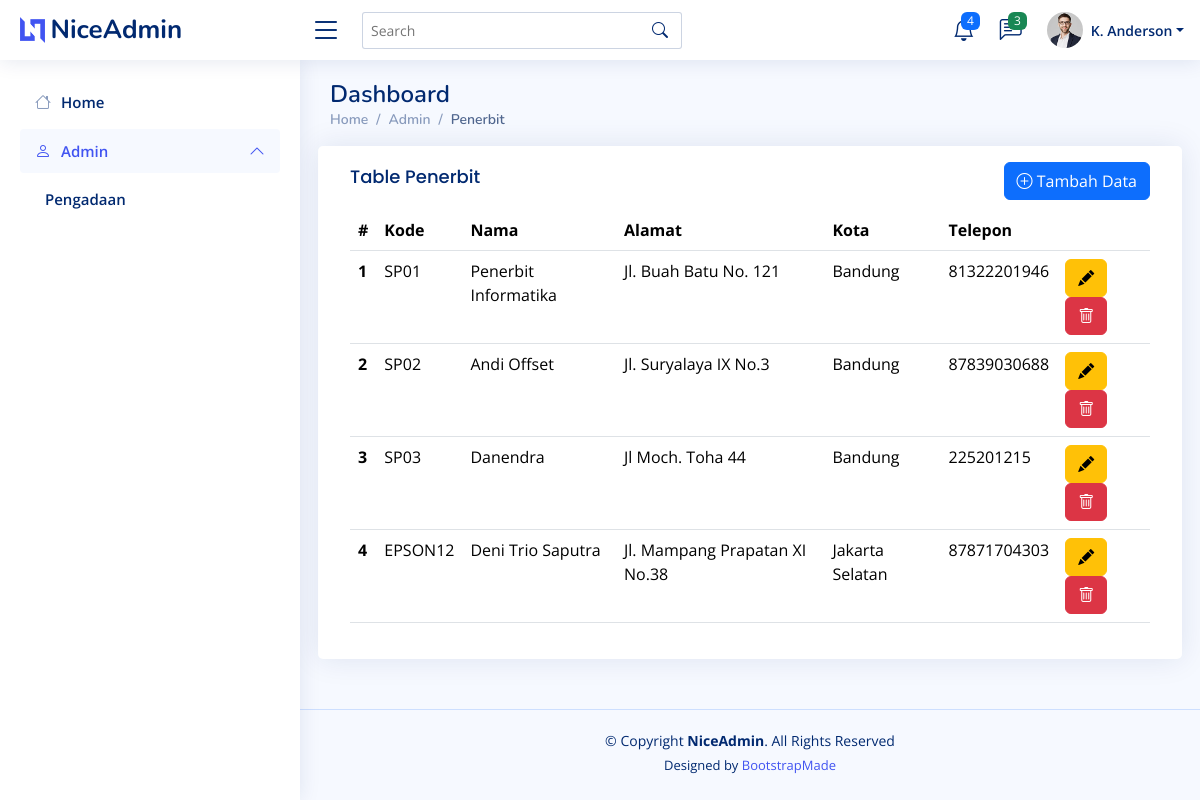
Page /penerbit/index.php on the committed database.
### tables this page shows
CREATE TABLE `penerbit` (
  `id` bigint(20) UNSIGNED NOT NULL,
  `kode` varchar(255) NOT NULL,
  `nama` varchar(255) NOT NULL,
  `alamat` text NOT NULL,
  `kota` varchar(255) NOT NULL,
  `telepon` bigint(20) NOT NULL,
  `created_at` timestamp NULL DEFAULT NULL,
  `updated_at` timestamp NULL DEFAULT NULL
);

### penerbit/index.php (the view, shortened to what this page needs)
<?php
require "../config.php";
$penerbit = mysqli_query($connect, "SELECT * FROM penerbit");
?>
<!DOCTYPE html>
<html lang="en">
<head>
    <link href="../assets/vendor/bootstrap/css/bootstrap.min.css" rel="stylesheet">
    <link href="../assets/vendor/bootstrap-icons/bootstrap-icons.css" rel="stylesheet">
    <link href="../assets/vendor/boxicons/css/boxicons.min.css" rel="stylesheet">
    <link href="../assets/vendor/quill/quill.snow.css" rel="stylesheet">
    <link href="../assets/vendor/quill/quill.bubble.css" rel="stylesheet">
    <link href="../assets/vendor/remixicon/remixicon.css" rel="stylesheet">
    <link href="../assets/vendor/simple-datatables/style.css" rel="stylesheet">
    <link href="../assets/css/style.css" rel="stylesheet">
</head>
<body>
    <header id="header" class="header fixed-top d-flex align-items-center">
        <div class="d-flex align-items-center justify-content-between">
            <a href="index.html" class="logo d-flex align-items-center">
                <img src="../assets/img/logo.png" alt="">
                <span class="d-none d-lg-block">NiceAdmin</span>
            </a>
            <i class="bi bi-list toggle-sidebar-btn"></i>
        </div>
        <div class="search-bar">
            <form class="search-form d-flex align-items-center" method="POST" action="#">
                <input type="text" name="query" placeholder="Search" title="Enter search keyword">
                <button type="submit" title="Search"><i class="bi bi-search"></i></button>
            </form>
        </div>
        <nav class="header-nav ms-auto">
            <ul class="d-flex align-items-center">
                <li class="nav-item dropdown">
                    <a class="nav-link nav-icon" href="#" data-bs-toggle="dropdown">
                        <i class="bi bi-bell"></i>
                        <span class="badge bg-primary badge-number">4</span>
                    </a>
                </li>
                <li class="nav-item dropdown">
                    <a class="nav-link nav-icon" href="#" data-bs-toggle="dropdown">
                        <i class="bi bi-chat-left-text"></i>
                        <span class="badge bg-success badge-number">3</span>
                    </a>
                </li>
                <li class="nav-item dropdown pe-3">
                    <a class="nav-link nav-profile d-flex align-items-center pe-0" href="#" data-bs-toggle="dropdown">
                        <img src="../assets/img/profile-img.jpg" alt="Profile" class="rounded-circle">
                        <span class="d-none d-md-block dropdown-toggle ps-2">K. Anderson</span>
                    </a>
                </li>
            </ul>
        </nav>
    </header>
    <aside id="sidebar" class="sidebar">
        <ul class="sidebar-nav" id="sidebar-nav">
            <li class="nav-item ">
                <a class="nav-link collapsed" href="../index.php">
                    <i class="bi bi-house"></i>
                    <span>Home</span>
                </a>
            </li>
            <li class="nav-item">
                <a class="nav-link" data-bs-target="#tables-nav" data-bs-toggle="collapse" href="#" aria-expanded="false">
                    <i class="bi bi-person"></i><span>Admin</span><i class="bi bi-chevron-down ms-auto"></i>
                </a>
            </li>
            <li class="nav-item">
                <a class="nav-link collapsed" href="../pengadaan.php">
                    <span>Pengadaan</span>
                </a>
            </li>
        </ul>
    </aside>
    <main id="main" class="main">
        <div class="pagetitle">
            <h1>Dashboard</h1>
            <nav>
                <ol class="breadcrumb">
                    <li class="breadcrumb-item"><a href="../index.php">Home</a></li>
                    <li class="breadcrumb-item">Admin</li>
                    <li class="breadcrumb-item active">Penerbit</li>
                </ol>
            </nav>
        </div>
        <section class="section dashboard">
            <div class="row">
            <div class="card">
            <div class="card-body">
                <a href="tambah.php" class="">
                  <button class="btn btn-primary float-end mt-3" type="submit"><i class="bi bi-plus-circle"></i> Tambah Data</button>
                </a>
              <h5 class="card-title">Table Penerbit</h5>
              <table class="table">
                <thead>
                  <tr>
                    <th scope="col">#</th>
                    <th scope="col">Kode</th>
                    <th scope="col">Nama</th>
                    <th scope="col">Alamat</th>
                    <th scope="col">Kota</th>
                    <th scope="col">Telepon</th>
                    <th scope="col"></th>
                  </tr>
                </thead>
                <tbody>
                <?php
                    $no = 1;
                    foreach ($penerbit as $terbit) {
                    ?>
                  <tr>
                    <th scope="row"><?=$no++?></th>
                    <td><?=$terbit['kode'] ?></td>
                    <td><?=$terbit['nama']?></td>
                    <td><?=$terbit['alamat'] ?></td>
                    <td><?=$terbit['kota'] ?></td>
                    <td><?=$terbit['telepon'] ?></td>
                    <td>
                        <a href="edit.php?id=<?= $terbit['id']?>">
                            <button class="btn btn-warning" type="submit"><i class="bi bi-pencil-fill"></i></button>
                        </a>
                        <a href="delete.php?id=<?= $terbit['id']?>">
                            <button class="btn btn-danger" onclick="return confirm('Apakah anda yakin akan menghapus data ini?')" type="submit"><i class="bi bi-trash"></i></button>
                        </a>
                    </td>
                    <?php
                  }
                  ?>
                  </tr>
                </tbody>
              </table>
            </div>
          </div>
        </section>
    </main>
    <footer id="footer" class="footer">
        <div class="copyright">
            &copy; Copyright <strong><span>NiceAdmin</span></strong>. All Rights Reserved
        </div>
        <div class="credits">
            Designed by <a href="https://bootstrapmade.com/">BootstrapMade</a>
        </div>
    </footer>
</body>
</html>

### assets/css/style.css (style rules this page uses)
:root { scroll-behavior: smooth; }
body { font-family: "Open Sans", sans-serif; background: #f6f9ff; color: #444444; }
a { color: #4154f1; text-decoration: none; }
h1, h2, h3, h4, h5, h6 { font-family: "Nunito", sans-serif; }
#main { margin-top: 60px; padding: 20px 30px; transition: all 0.3s; }
.pagetitle { margin-bottom: 10px; }
.pagetitle h1 { font-size: 24px; margin-bottom: 0; font-weight: 600; color: #012970; }
.card { margin-bottom: 30px; border: none; border-radius: 5px; box-shadow: 0px 0 30px rgba(1, 41, 112, 0.1); }
.card-title { padding: 20px 0 15px 0; font-size: 18px; font-weight: 500; color: #012970; font-family: "Poppins", sans-serif; }
.card-body { padding: 0 20px 20px 20px; }
.breadcrumb { font-size: 14px; font-family: "Nunito", sans-serif; color: #899bbd; font-weight: 600; }
.breadcrumb a { color: #899bbd; transition: 0.3s; }
.breadcrumb .breadcrumb-item::before { color: #899bbd; }
.breadcrumb .active { color: #51678f; font-weight: 600; }
.logo { line-height: 1; }
@media (min-width: 1200px) { .logo { width: 280px; } }
.logo img { max-height: 26px; margin-right: 6px; }
.logo span { font-size: 26px; font-weight: 700; color: #012970; font-family: "Nunito", sans-serif; }
.header { transition: all 0.5s; z-index: 997; height: 60px; box-shadow: 0px 2px 20px rgba(1, 41, 112, 0.1); background-color: #fff; padding-left: 20px; }
.header .toggle-sidebar-btn { font-size: 32px; padding-left: 10px; cursor: pointer; color: #012970; }
.header .search-bar { min-width: 360px; padding: 0 20px; }
.header .search-form { width: 100%; }
.header .search-form input { border: 0; font-size: 14px; color: #012970; border: 1px solid rgba(1, 41, 112, 0.2); padding: 7px 38px 7px 8px; border-radius: 3px; transition: 0.3s; width: 100%; }
.header .search-form button { border: 0; padding: 0; margin-left: -30px; background: none; }
.header .search-form button i { color: #012970; }
.header-nav ul { list-style: none; }
.header-nav>ul { margin: 0; padding: 0; }
.header-nav .nav-icon { font-size: 22px; color: #012970; margin-right: 25px; position: relative; }
.header-nav .nav-profile { color: #012970; }
.header-nav .nav-profile img { max-height: 36px; }
.header-nav .nav-profile span { font-size: 14px; font-weight: 600; }
.header-nav .badge-number { position: absolute; inset: -2px -5px auto auto; font-weight: normal; font-size: 12px; padding: 3px 6px; }
.sidebar { position: fixed; top: 60px; left: 0; bottom: 0; width: 300px; z-index: 996; transition: all 0.3s; padding: 20px; overflow-y: auto; scrollbar-width: thin; scrollbar-color: #aab7cf transparent; box-shadow: 0px 0px 20px rgba(1, 41, 112, 0.1); background-color: #fff; }
@media (min-width: 1200px) { #main, #footer { margin-left: 300px; } }
.sidebar-nav { padding: 0; margin: 0; list-style: none; }
.sidebar-nav li { padding: 0; margin: 0; list-style: none; }
.sidebar-nav .nav-item { margin-bottom: 5px; }
.sidebar-nav .nav-link { display: flex; align-items: center; font-size: 15px; font-weight: 600; color: #4154f1; transition: 0.3; background: #f6f9ff; padding: 10px 15px; border-radius: 4px; }
.sidebar-nav .nav-link i { font-size: 16px; margin-right: 10px; color: #4154f1; }
.sidebar-nav .nav-link.collapsed { color: #012970; background: #fff; }
.sidebar-nav .nav-link.collapsed i { color: #899bbd; }
.sidebar-nav .nav-link .bi-chevron-down { margin-right: 0; transition: transform 0.2s ease-in-out; }
.sidebar-nav .nav-link:not(.collapsed) .bi-chevron-down { transform: rotate(180deg); }
.footer { padding: 20px 0; font-size: 14px; transition: all 0.3s; border-top: 1px solid #cddfff; }
.footer .copyright { text-align: center; color: #012970; }
.footer .credits { padding-top: 5px; text-align: center; font-size: 13px; color: #012970; }

### rows in the picture
penerbit: kode "SP01", nama "Penerbit Informatika", alamat "Jl. Buah Batu No. 121", kota "Bandung", telepon "81322201946"
penerbit: kode "SP02", nama "Andi Offset", alamat "Jl. Suryalaya IX No.3", kota "Bandung", telepon "87839030688"
penerbit: kode "SP03", nama "Danendra", alamat "Jl Moch. Toha 44", kota "Bandung", telepon "225201215"
penerbit: kode "EPSON12", nama "Deni Trio Saputra", alamat "Jl. Mampang Prapatan XI No.38", kota "Jakarta Selatan", telepon "87871704303"
